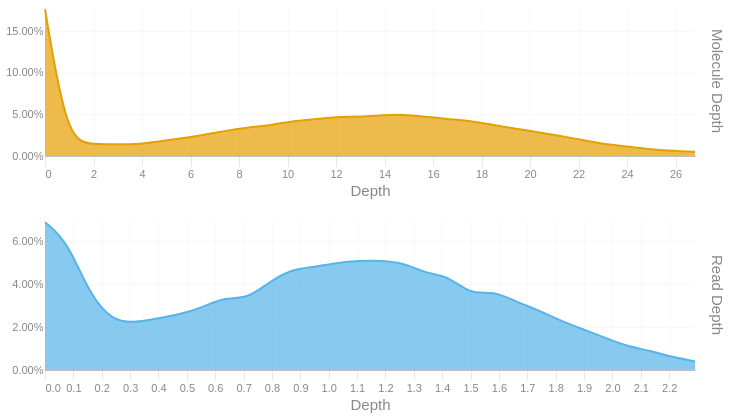

Notebook source saved alongside this figure:
### Code cell
readdep = depth_hist(tb['Read Depth'], q99, 3)
readdep = readdep.with_columns(pl.lit('Read Depth').alias('Metric'))
if not SKIPLR:
    moldep = depth_hist(tb['Molecule Depth'], mol_q99, 1)
    moldep = moldep.with_columns(pl.lit('Molecule Depth').alias('Metric'))
    _hist = pl.concat([readdep, moldep])
    _hist = _hist.filter(pl.col('Proportion') != 0)
    with SafeRender(_hist):
        (
            alt.Chart(_hist)        
            .mark_area(interpolate = "basis")
            .encode(
                x=alt.X('Bin:Q').scale(domainMin=0).axis(alt.Axis(title='Depth')),
                y = alt.Y('Proportion:Q', title = None).axis(format = '.2%'),
                color = alt.Color('Metric:N').legend(None),
                row = alt.Row("Metric:N").header(title = None, labelOrient = 'right'),
                tooltip = [
                    alt.Tooltip("Metric:N", title = "Metric"),
                    alt.Tooltip('Interval:N', title = "Depth Interval"),
                    alt.Tooltip('Proportion:Q', title = "% Alignments").format('.2%')
                ]
            )
            .resolve_scale(x='independent', y='independent')
            .properties(
                height = 150, width = 650,
                usermeta={'embedOptions': {'downloadFileName': f'{samplename}.depth.hist'}}
            )
        ).display()
else:
    readdep = readdep.filter(pl.col('Proportion') != 0)
    with SafeRender(readdep):
        (
            alt.Chart(readdep)        
            .mark_area(interpolate = "basis")
            .encode(
                x=alt.X('Bin:Q').scale(domainMin=0).axis(alt.Axis(title='Depth')),
                y = alt.Y('Proportion:Q', title = None).axis(format = '.2%'),
                tooltip = [
                    alt.Tooltip('Interval:N', title = "Depth Interval"),
                    alt.Tooltip('Proportion:Q', title = "% Alignments").format('.2%')
                ]
            )
            .properties(
                usermeta={'embedOptions': {'downloadFileName': f'{samplename}.depth.hist'}}
            )
        ).display()

### Figure 1 — Vega-Lite specification as saved in the notebook (floating-point values rounded to 4 significant figures)
{"width": 650, "height": 150, "config": {"title": {"anchor": "start", "dy": -15, "fontSize": 18, "color": "#888888", "subtitleColor": "#888888", "subtitleFontSize": 14}, "arc": {"fill": "#0072B2"}, "axis": {"domainColor": "#888888", "domainWidth": 0.5, "gridWidth": 0.2, "grid": false, "titleFontWeight": 400, "titleFontSize": 15, "labelFontSize": 11, "labelColor": "#888888", "tickColor": "#888888", "tickWidth": 0.2, "titleColor": "#888888"}, "axisBand": {"grid": false}, "axisX": {"grid": true, "tickSize": 10, "domainCap": "round"}, "axisY": {"domain": false, "grid": true, "tickSize": 0, "domainCap": "round"}, "background": "transparent", "header": {"labelFontSize": 15, "labelColor": "#888888", "titleFontSize": 15, "titleFontWeight": 600, "titleColor": "#888888"}, "legend": {"labelFont": "sans-serif", "labelFontSize": 12, "labelColor": "#888888", "symbolSize": 100, "symbolType": "circle", "titleFontSize": 12, "titlePadding": 10, "titleColor": "#888888", "title": null}, "range": {"category": ["#E69F00", "#56B4E9", "#009E73", "#F0E442", "#0072B2", "#D55E00", "#CC79A7", "#000000"], "diverging": ["#cfe8f3", "#a2d4ec", "#73bfe2", "#46abdb", "#1696d2", "#12719e"]}, "area": {"fill": "#0072B2", "fillOpacity": 0.7, "line": true, "strokeOpacity": 0.7}, "line": {"color": "#0072B2", "stroke": "#0072B2", "strokeWidth": 2}, "trail": {"color": "#0072B2", "stroke": "#0072B2", "strokeWidth": 0, "size": 1}, "point": {"filled": true, "fillOpacity": 1.0, "size": 95}, "text": {"color": "#888888", "fontSize": 11, "align": "right", "fontWeight": 400, "size": 11}, "bar": {"fill": "#0072B2", "stroke": null}, "view": {"stroke": null, "continuousWidth": 660, "continuousHeight": 400}}, "data": {"name": "data-e70f44f9e907a1b39894d68c1f323957"}, "mark": {"type": "area", "interpolate": "basis"}, "encoding": {"color": {"field": "Metric", "legend": null, "type": "nominal"}, "row": {"field": "Metric", "header": {"title": null, "labelOrient": "right"}, "type": "nominal"}, "tooltip": [{"field": "Metric", "title": "Metric", "type": "nominal"}, {"field": "Interval", "title": "Depth Interval", "type": "nominal"}, {"field": "Proportion", "format": ".2%", "title": "% Alignments", "type": "quantitative"}], "x": {"axis": {"title": "Depth"}, "field": "Bin", "scale": {"domainMin": 0}, "type": "quantitative"}, "y": {"axis": {"format": ".2%"}, "field": "Proportion", "title": null, "type": "quantitative"}}, "resolve": {"scale": {"x": "independent", "y": "independent"}}, "usermeta": {"embedOptions": {"downloadFileName": "TF26LRJL0063_50B_H_10484332_23Y22YLT4_L7.depth.hist"}}, "$schema": "https://vega.github.io/schema/vega-lite/v6.4.1.json", "datasets": {"data-e70f44f9e907a1b39894d68c1f323957": [{"Bin": 0.0, "Interval": "0.0-0.079", "Proportion": 0.069, "Metric": "Read Depth"}, {"Bin": 0.079, "Interval": "0.079-0.158", "Proportion": 0.06, "Metric": "Read Depth"}, {"Bin": 0.158, "Interval": "0.158-0.237", "Proportion": 0.035, "Metric": "Read Depth"}, {"Bin": 0.237, "Interval": "0.237-0.316", "Proportion": 0.023, "Metric": "Read Depth"}, {"Bin": 0.316, "Interval": "0.316-0.395", "Proportion": 0.022, "Metric": "Read Depth"}, {"Bin": 0.395, "Interval": "0.395-0.474", "Proportion": 0.024, "Metric": "Read Depth"}, {"Bin": 0.474, "Interval": "0.474-0.553", "Proportion": 0.026, "Metric": "Read Depth"}, {"Bin": 0.553, "Interval": "0.553-0.632", "Proportion": 0.029, "Metric": "Read Depth"}, {"Bin": 0.632, "Interval": "0.632-0.711", "Proportion": 0.034, "Metric": "Read Depth"}, {"Bin": 0.711, "Interval": "0.711-0.79", "Proportion": 0.033, "Metric": "Read Depth"}, {"Bin": 0.79, "Interval": "0.79-0.869", "Proportion": 0.041, "Metric": "Read Depth"}, {"Bin": 0.869, "Interval": "0.869-0.948", "Proportion": 0.047, "Metric": "Read Depth"}, {"Bin": 0.948, "Interval": "0.948-1.027", "Proportion": 0.048, "Metric": "Read Depth"}, {"Bin": 1.027, "Interval": "1.027-1.106", "Proportion": 0.05, "Metric": "Read Depth"}, {"Bin": 1.106, "Interval": "1.106-1.185", "Proportion": 0.051, "Metric": "Read Depth"}, {"Bin": 1.185, "Interval": "1.185-1.264", "Proportion": 0.051, "Metric": "Read Depth"}, {"Bin": 1.264, "Interval": "1.264-1.343", "Proportion": 0.05, "Metric": "Read Depth"}, {"Bin": 1.343, "Interval": "1.343-1.422", "Proportion": 0.045, "Metric": "Read Depth"}, {"Bin": 1.422, "Interval": "1.422-1.501", "Proportion": 0.044, "Metric": "Read Depth"}, {"Bin": 1.501, "Interval": "1.501-1.58", "Proportion": 0.035, "Metric": "Read Depth"}, {"Bin": 1.58, "Interval": "1.58-1.659", "Proportion": 0.037, "Metric": "Read Depth"}, {"Bin": 1.659, "Interval": "1.659-1.738", "Proportion": 0.032, "Metric": "Read Depth"}, {"Bin": 1.738, "Interval": "1.738-1.817", "Proportion": 0.028, "Metric": "Read Depth"}, {"Bin": 1.817, "Interval": "1.817-1.896", "Proportion": 0.023, "Metric": "Read Depth"}, {"Bin": 1.896, "Interval": "1.896-1.975", "Proportion": 0.019, "Metric": "Read Depth"}, {"Bin": 1.975, "Interval": "1.975-2.054", "Proportion": 0.015, "Metric": "Read Depth"}, {"Bin": 2.054, "Interval": "2.054-2.133", "Proportion": 0.011, "Metric": "Read Depth"}, {"Bin": 2.133, "Interval": "2.133-2.212", "Proportion": 0.009, "Metric": "Read Depth"}, {"Bin": 2.212, "Interval": "2.212-2.291", "Proportion": 0.006, "Metric": "Read Depth"}, {"Bin": 2.291, "Interval": "2.291-2.37", "Proportion": 0.004, "Metric": "Read Depth"}, {"Bin": 0.0, "Interval": "0.0-0.9", "Proportion": 0.176, "Metric": "Molecule Depth"}, {"Bin": 0.9, "Interval": "0.9-1.9", "Proportion": 0.02, "Metric": "Molecule Depth"}, {"Bin": 1.9, "Interval": "1.9-2.8", "Proportion": 0.014, "Metric": "Molecule Depth"}, {"Bin": 2.8, "Interval": "2.8-3.7", "Proportion": 0.014, "Metric": "Molecule Depth"}, {"Bin": 3.7, "Interval": "3.7-4.6", "Proportion": 0.014, "Metric": "Molecule Depth"}, {"Bin": 4.6, "Interval": "4.6-5.6", "Proportion": 0.017, "Metric": "Molecule Depth"}, {"Bin": 5.6, "Interval": "5.6-6.5", "Proportion": 0.021, "Metric": "Molecule Depth"}, {"Bin": 6.5, "Interval": "6.5-7.4", "Proportion": 0.025, "Metric": "Molecule Depth"}, {"Bin": 7.4, "Interval": "7.4-8.3", "Proportion": 0.03, "Metric": "Molecule Depth"}, {"Bin": 8.3, "Interval": "8.3-9.3", "Proportion": 0.034, "Metric": "Molecule Depth"}, {"Bin": 9.3, "Interval": "9.3-10.2", "Proportion": 0.037, "Metric": "Molecule Depth"}, {"Bin": 10.2, "Interval": "10.2-11.1", "Proportion": 0.042, "Metric": "Molecule Depth"}, {"Bin": 11.1, "Interval": "11.1-12.0", "Proportion": 0.044, "Metric": "Molecule Depth"}, {"Bin": 12.0, "Interval": "12.0-13.0", "Proportion": 0.047, "Metric": "Molecule Depth"}, {"Bin": 13.0, "Interval": "13.0-13.9", "Proportion": 0.047, "Metric": "Molecule Depth"}, {"Bin": 13.9, "Interval": "13.9-14.8", "Proportion": 0.049, "Metric": "Molecule Depth"}, {"Bin": 14.8, "Interval": "14.8-15.7", "Proportion": 0.05, "Metric": "Molecule Depth"}, {"Bin": 15.7, "Interval": "15.7-16.7", "Proportion": 0.047, "Metric": "Molecule Depth"}, {"Bin": 16.7, "Interval": "16.7-17.6", "Proportion": 0.044, "Metric": "Molecule Depth"}, {"Bin": 17.6, "Interval": "17.6-18.5", "Proportion": 0.042, "Metric": "Molecule Depth"}, {"Bin": 18.5, "Interval": "18.5-19.4", "Proportion": 0.037, "Metric": "Molecule Depth"}, {"Bin": 19.4, "Interval": "19.4-20.4", "Proportion": 0.033, "Metric": "Molecule Depth"}, {"Bin": 20.4, "Interval": "20.4-21.3", "Proportion": 0.028, "Metric": "Molecule Depth"}, {"Bin": 21.3, "Interval": "21.3-22.2", "Proportion": 0.024, "Metric": "Molecule Depth"}, {"Bin": 22.2, "Interval": "22.2-23.1", "Proportion": 0.019, "Metric": "Molecule Depth"}, {"Bin": 23.1, "Interval": "23.1-24.1", "Proportion": 0.014, "Metric": "Molecule Depth"}, {"Bin": 24.1, "Interval": "24.1-25.0", "Proportion": 0.011, "Metric": "Molecule Depth"}, {"Bin": 25.0, "Interval": "25.0-25.9", "Proportion": 0.008, "Metric": "Molecule Depth"}, {"Bin": 25.9, "Interval": "25.9-26.8", "Proportion": 0.006, "Metric": "Molecule Depth"}, {"Bin": 26.8, "Interval": "26.8-27.77", "Proportion": 0.005, "Metric": "Molecule Depth"}]}}
